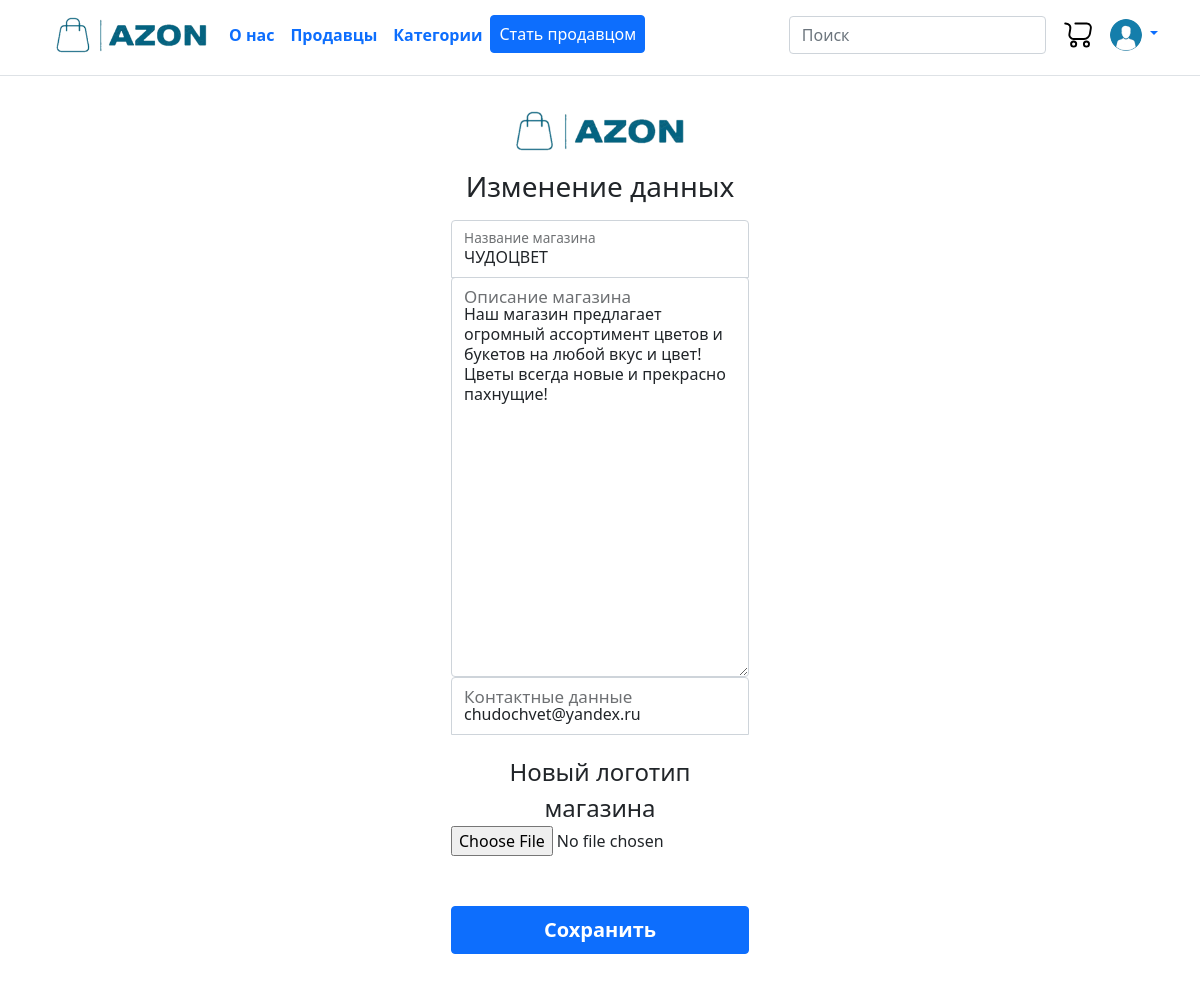
The page /shop/1 (signed in) on the database its author committed.
### data/shops.py (models this page shows)
class Shop(SqlAlchemyBase):
    __tablename__ = 'shops'
    id = sa.Column(sa.Integer, primary_key=True, autoincrement=True)
    name = sa.Column(sa.String, nullable=False, unique=True)
    about = sa.Column(sa.String, nullable=True, default='Описание магазина')
    img = sa.Column(sa.LargeBinary, nullable=False)
    contact = sa.Column(sa.String, nullable=True)
    owner_id = sa.Column(sa.Integer, sa.ForeignKey("users.id"))
    items = orm.relationship('Item', back_populates='shop')
    user = orm.relationship('User')

### main.py (the view, shortened to what this page needs)
@app.route('/shop/<int:id>', methods=['GET', 'POST'])
@login_required
def shop_change(id: int):
    form = ShopChangeForm()
    if request.method == 'GET':
        db_sess = get_db_session()
        shop = db_sess.query(Shop).filter(Shop.id == id, Shop.owner_id == current_user.id).first()
        logo_data = base64.b64encode(shop.img).decode('utf-8')
        if shop:
            form.name.data = shop.name
            form.about.data = shop.about
            form.contact.data = shop.contact
            form.img.data = logo_data
        else:
            abort(404)
    return render_template('shop-change.html', title='Изменение данных', form=form)

### forms/shopchange.py
class ShopChangeForm(FlaskForm):
    name = StringField('Название магазина', validators=[DataRequired()])
    about = TextAreaField('О магазине', validators=[DataRequired()])
    contact = StringField('Контактная информация', validators=[DataRequired()])
    img = FileField('Логотип магазина', validators=[DataRequired()])
    submit = SubmitField('Сохранить', validators=[DataRequired()])

### data/db_session.py (called while the page is built)
def create_session() -> Session:
    global __factory
    return __factory()

### data/get_db_session.py (called while the page is built)
def get_db_session():
    if 'db_session' not in g:
        g.db_session = db_session.create_session()
    return g.db_session

### main.py (called while the page is built)
@app.context_processor
def inject_shops():
    db_sess = get_db_session()  # Используем функцию для получения сессии
    if current_user.is_authenticated:
        shops = db_sess.query(Shop).filter(Shop.owner_id == current_user.id).all()
        categories = db_sess.query(Category).all()
    else:
        shops = []
        categories = []
    return dict(shops=shops, categories=categories)

@login_manager.user_loader
def load_user(user_id):
    db_sess = get_db_session()
    return db_sess.query(User).get(user_id)

### templates/shop-change.html (shortened to what this page needs)
{% extends "base.html" %}
{% block content %}
<head>
    <link rel="stylesheet" href="{{ url_for('static', filename='css/shopreg.css') }}">
</head>
<main class="form-signin w-100 m-auto">
<form action="" method="post" enctype="multipart/form-data">
    <a href="/"><img src="{{ url_for('static', filename='img/header/logo.png') }}" width="200px"></a>
    <h1 class="h3 mb-3 fw-normal">Изменение данных</h1>
    <div class="form-floating">
        {{ form.name(class="form-control", id="floatingInput", placeholder="name") }}
        <label for="floatingInput">Название магазина</label>
    </div>
    <div class="form-floating">
        {{ form.about(class="form-control", id="floatingPassword", style="height: 400px") }}
        <label for="floatingPassword" class="fs-5">Описание магазина</label>
    </div>
    <div class="form-floating">
        {{ form.contact(class="form-control", id="floatingPassword") }}
        <label for="floatingPassword" class="fs-5">Контактные данные</label>
    </div>
    <div class="form-group">
        <label for="floatingPasswordAgain" class="fs-4">Новый логотип магазина</label>
        {{ form.img(class="form-control-file", id="floatingPasswordAgain") }}
    </div>
    <p>{{ form.submit(class="btn btn-primary w-100 py-2 fs-5 fw-bold", type="submit") }}</p>
  </form>
</main>
{% endblock %}

### static/css/shopreg.css (style rules this page uses)
html, body { height: 90%; text-align: center; }
.form-signin { max-width: 330px; padding: 1rem; }
.form-signin input[type="text"] { margin-bottom: -1px; border-bottom-right-radius: 0; border-bottom-left-radius: 0; }
.form-group { margin-bottom: 50px; margin-top: 20px; }

### rows shown on the page
Shop: name "ЧУДОЦВЕТ", about "Наш магазин предлагает огромный ассортимент цветов и букетов на любой вкус и цвет! Цветы всегда новые и прекрасно пахнущие!", contact "chudochvet@yandex.ru"
